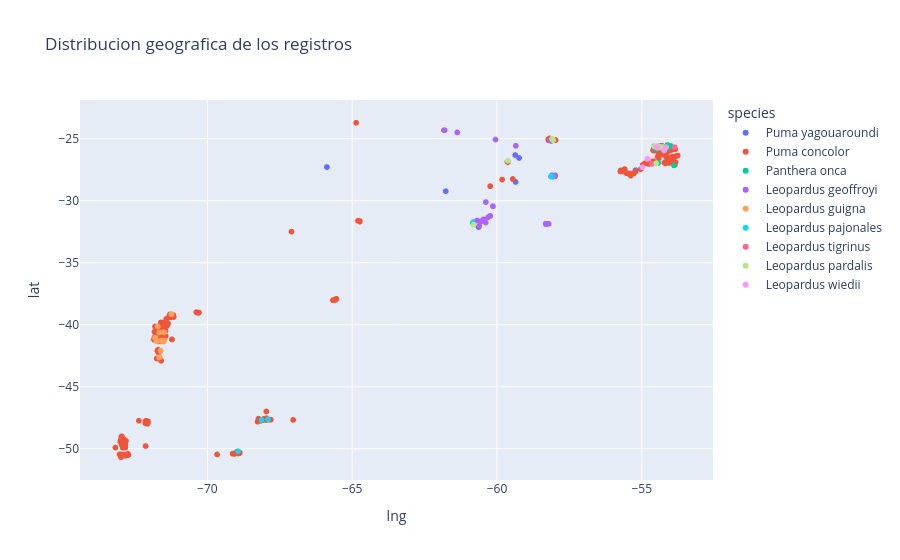

Notebook source saved alongside this figure:
### Markdown cell above
## 9) ¿Dónde se ubican los felinos en el país? Generá un mapa de dispersión usando la latitud y la longitud de cada registro.

### Code cell
px.scatter(data_frame=felinos, x="lng", y="lat", color="species", title="Distribucion geografica de los registros").show()

### Figure 1 — Plotly figure (JSON) as saved in the notebook; plotly's stock layout.template omitted (floating-point values rounded to 4 significant figures; data arrays with more than 128 entries replaced by an {"elided": "..."} marker saying what was removed)
{"data": [{"hovertemplate": "species=Puma yagouaroundi<br>lng=%{x}<br>lat=%{y}<extra></extra>", "legendgroup": "Puma yagouaroundi", "marker": {"color": "#636efa", "symbol": "circle"}, "mode": "markers", "name": "Puma yagouaroundi", "showlegend": true, "type": "scattergl", "x": {"elided": "332 float values"}, "xaxis": "x", "y": {"elided": "332 float values"}, "yaxis": "y"}, {"hovertemplate": "species=Puma concolor<br>lng=%{x}<br>lat=%{y}<extra></extra>", "legendgroup": "Puma concolor", "marker": {"color": "#EF553B", "symbol": "circle"}, "mode": "markers", "name": "Puma concolor", "showlegend": true, "type": "scattergl", "x": {"elided": "1297 float values"}, "xaxis": "x", "y": {"elided": "1297 float values"}, "yaxis": "y"}, {"hovertemplate": "species=Panthera onca<br>lng=%{x}<br>lat=%{y}<extra></extra>", "legendgroup": "Panthera onca", "marker": {"color": "#00cc96", "symbol": "circle"}, "mode": "markers", "name": "Panthera onca", "showlegend": true, "type": "scattergl", "x": {"elided": "172 float values"}, "xaxis": "x", "y": {"elided": "172 float values"}, "yaxis": "y"}, {"hovertemplate": "species=Leopardus geoffroyi<br>lng=%{x}<br>lat=%{y}<extra></extra>", "legendgroup": "Leopardus geoffroyi", "marker": {"color": "#ab63fa", "symbol": "circle"}, "mode": "markers", "name": "Leopardus geoffroyi", "showlegend": true, "type": "scattergl", "x": [-58.08, -58.14, -58.13, -58.17, -58.17, -58.17, -58.13, -58.08, -58.08, -58.08, -58.08, -58.32, -58.27, -58.02, -58.13, -58.01, -58.02, -58.05, -58.02, -61.81, -60.05, -59.35, -58.08, -58.08, -58.08, -58.08, -58.08, -58.14, -58.13, -58.17, -58.17, -58.17, -58.13, -58.3, -58.21, -58.27, -58.1, -58.1, -58.01, -58.13, -58.1, -58.12, -58.0, -58.02, -58.01, -60.56, -60.45, -60.48, -60.3, -60.39, -60.8, -61.37, -60.38, -60.38, -60.14, -60.14, -60.81, -60.61, -60.47, -60.24, -60.68, -58.1, -58.1, -58.01, -58.13, -58.1, -58.12, -58.0, -58.02, -58.01], "xaxis": "x", "y": [-25.03, -25.14, -25.17, -25.12, -25.12, -25.12, -25.17, -25.03, -25.03, -25.03, -25.03, -31.85, -31.86, -28.0, -28.05, -28.01, -27.98, -28.02, -28.02, -24.31, -25.06, -25.57, -25.03, -25.03, -25.03, -25.03, -25.03, -25.14, -25.17, -25.12, -25.12, -25.12, -25.17, -31.91, -31.87, -31.86, -28.04, -28.01, -28.0, -28.05, -28.03, -28.04, -28.0, -28.0, -27.97, -31.68, -31.51, -31.52, -31.33, -31.76, -31.93, -24.49, -30.11, -30.11, -30.45, -30.45, -31.72, -32.05, -31.51, -31.23, -31.6, -28.04, -28.01, -28.0, -28.05, -28.03, -28.04, -28.0, -28.0, -27.97], "yaxis": "y"}, {"hovertemplate": "species=Leopardus guigna<br>lng=%{x}<br>lat=%{y}<extra></extra>", "legendgroup": "Leopardus guigna", "marker": {"color": "#FFA15A", "symbol": "circle"}, "mode": "markers", "name": "Leopardus guigna", "showlegend": true, "type": "scattergl", "x": [-71.49, -71.61, -71.66, -71.59, -71.62, -71.59, -71.59, -71.59, -71.59, -71.8, -71.75, -71.81, -71.72, -71.24, -71.24, -71.65, -71.65, -71.66, -71.67, -71.61, -71.51, -71.8, -71.75, -71.81, -71.49, -71.72, -71.24, -71.24, -71.65, -71.65, -71.66, -71.67], "xaxis": "x", "y": [-41.26, -41.29, -40.63, -41.31, -41.28, -41.31, -41.31, -41.31, -41.31, -41.04, -41.35, -41.08, -40.14, -39.15, -39.15, -42.62, -42.62, -42.62, -42.64, -42.1, -41.36, -41.04, -41.35, -41.08, -40.63, -40.14, -39.15, -39.15, -42.62, -42.62, -42.62, -42.64], "yaxis": "y"}, {"hovertemplate": "species=Leopardus pajonales<br>lng=%{x}<br>lat=%{y}<extra></extra>", "legendgroup": "Leopardus pajonales", "marker": {"color": "#19d3f3", "symbol": "circle"}, "mode": "markers", "name": "Leopardus pajonales", "showlegend": true, "type": "scattergl", "x": [-68.94, -58.09, -58.13, -58.13, -60.84, -67.91, -68.13], "xaxis": "x", "y": [-50.22, -28.03, -28.04, -28.04, -31.77, -47.63, -47.69], "yaxis": "y"}, {"hovertemplate": "species=Leopardus tigrinus<br>lng=%{x}<br>lat=%{y}<extra></extra>", "legendgroup": "Leopardus tigrinus", "marker": {"color": "#FF6692", "symbol": "circle"}, "mode": "markers", "name": "Leopardus tigrinus", "showlegend": true, "type": "scattergl", "x": [-53.86, -54.46, -54.5, -54.45, -54.45, -54.65, -53.86, -54.46, -54.5, -54.45, -54.45, -54.46, -54.17, -54.45, -54.8, -54.8, -54.8, -54.46, -54.45], "xaxis": "x", "y": [-25.68, -25.69, -25.66, -25.68, -25.68, -27.03, -25.68, -25.69, -25.66, -25.68, -25.68, -25.68, -25.7, -25.68, -26.62, -26.62, -26.62, -25.68, -25.68], "yaxis": "y"}, {"hovertemplate": "species=Leopardus pardalis<br>lng=%{x}<br>lat=%{y}<extra></extra>", "legendgroup": "Leopardus pardalis", "marker": {"color": "#B6E880", "symbol": "circle"}, "mode": "markers", "name": "Leopardus pardalis", "showlegend": true, "type": "scattergl", "x": [-58.1, -58.06, -58.08, -58.08, -58.08, -54.46, -54.46, -54.45, -54.45, -54.49, -54.48, -54.44, -54.46, -54.26, -54.52, -59.62, -58.08, -58.08, -58.08, -58.1, -58.06, -54.32, -54.32, -54.31, -54.42, -54.46, -54.39, -54.39, -54.4, -54.4, -54.41, -54.41, -54.44, -54.41, -54.55, -54.55, -54.31, -54.45, -54.31, -54.45, -54.56, -54.45, -54.45, -54.45, -54.16, -54.45, -54.45, -54.35, -54.45, -54.26, -54.44, -60.8, -54.5, -54.8, -54.8, -54.32, -54.32, -54.31, -54.42, -54.46, -54.39, -54.39, -54.4, -54.4, -54.41, -54.41, -54.44, -54.41, -54.55, -54.55, -54.45, -54.45, -54.16, -54.45, -54.16, -54.45, -54.45, -54.35, -54.45, -54.26, -54.44], "xaxis": "x", "y": [-25.01, -25.11, -25.03, -25.03, -25.03, -25.69, -25.69, -25.68, -25.68, -25.67, -25.69, -25.72, -25.71, -25.68, -25.66, -26.78, -25.03, -25.03, -25.03, -25.01, -25.11, -25.69, -25.69, -25.69, -25.68, -25.65, -25.64, -25.64, -25.65, -25.65, -25.65, -25.66, -25.7, -25.66, -25.59, -25.61, -25.68, -25.68, -25.69, -25.69, -25.61, -25.66, -25.67, -25.67, -25.68, -25.68, -25.68, -25.7, -25.68, -25.67, -25.7, -31.93, -26.98, -26.62, -26.62, -25.69, -25.69, -25.69, -25.68, -25.65, -25.64, -25.64, -25.65, -25.65, -25.65, -25.66, -25.7, -25.66, -25.59, -25.61, -25.66, -25.67, -25.68, -25.67, -25.68, -25.68, -25.68, -25.7, -25.68, -25.67, -25.7], "yaxis": "y"}, {"hovertemplate": "species=Leopardus wiedii<br>lng=%{x}<br>lat=%{y}<extra></extra>", "legendgroup": "Leopardus wiedii", "marker": {"color": "#FF97FF", "symbol": "circle"}, "mode": "markers", "name": "Leopardus wiedii", "showlegend": true, "type": "scattergl", "x": [-54.46, -54.23, -54.17, -54.49, -54.98, -54.8, -54.8, -54.17, -54.49], "xaxis": "x", "y": [-25.69, -25.95, -25.68, -25.67, -27.3, -26.62, -26.62, -25.68, -25.67], "yaxis": "y"}], "layout": {"legend": {"title": {"text": "species"}, "tracegroupgap": 0}, "title": {"text": "Distribucion geografica de los registros"}, "xaxis": {"anchor": "y", "domain": [0, 1], "title": {"text": "lng"}}, "yaxis": {"anchor": "x", "domain": [0, 1], "title": {"text": "lat"}}}}
